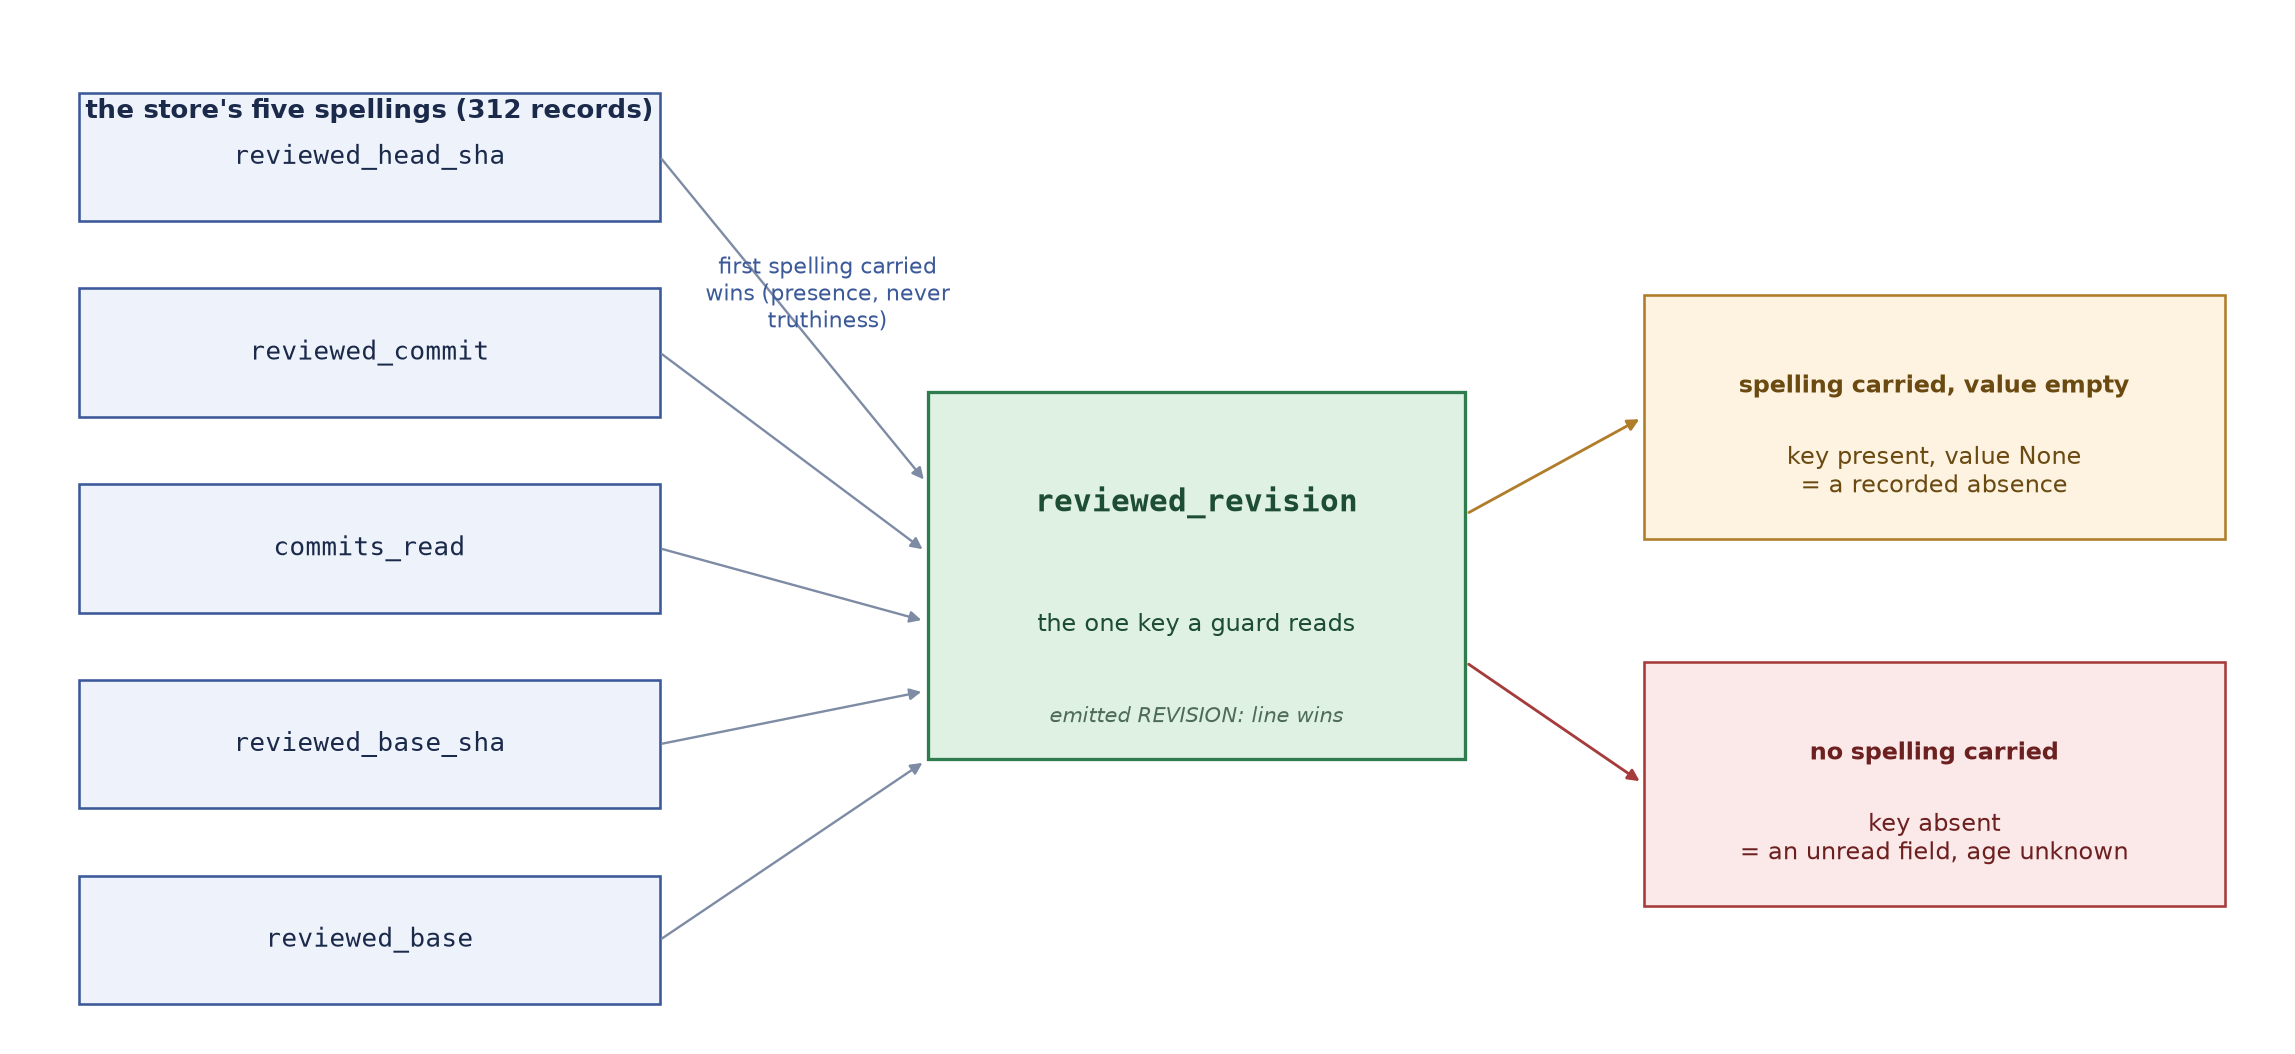

Source code (Python):
"""One fact, five store spellings, and the fork that keeps a recorded
absence distinguishable from an unread field."""

from __future__ import annotations

import pathlib

import matplotlib

matplotlib.use("Agg")
import matplotlib.pyplot as plt

SPELLINGS = (
    "reviewed_head_sha",
    "reviewed_commit",
    "commits_read",
    "reviewed_base_sha",
    "reviewed_base",
)

fig, ax = plt.subplots(figsize=(13.5, 6.2))
ax.set_axis_off()

left_x, box_w, box_h = 0.02, 0.26, 0.105
top = 0.86
centres = []
for index, name in enumerate(SPELLINGS):
    y = top - index * 0.16
    ax.add_patch(
        plt.Rectangle((left_x, y), box_w, box_h, fill=True,
                      facecolor="#eef3fb", edgecolor="#3c5a99", linewidth=1.1)
    )
    ax.text(left_x + box_w / 2, y + box_h / 2, name, ha="center", va="center",
            fontsize=11, family="monospace", color="#1b2a4a")
    centres.append((left_x + box_w, y + box_h / 2))

ax.text(left_x + box_w / 2, top + 0.09,
        "the store's five spellings (312 records)",
        ha="center", va="center", fontsize=11, weight="bold", color="#1b2a4a")

mid_x, mid_w = 0.40, 0.24
ax.add_patch(plt.Rectangle((mid_x, 0.42), mid_w, 0.30, fill=True,
                           facecolor="#dff1e3", edgecolor="#2f7d4f", linewidth=1.4))
ax.text(mid_x + mid_w / 2, 0.63, "reviewed_revision", ha="center", va="center",
        fontsize=13, weight="bold", family="monospace", color="#1d4d32")
ax.text(mid_x + mid_w / 2, 0.53,
        "the one key a guard reads", ha="center", va="center",
        fontsize=10, color="#1d4d32")
ax.text(mid_x + mid_w / 2, 0.455,
        "emitted REVISION: line wins", ha="center", va="center",
        fontsize=9, style="italic", color="#4d6b58")

for x_end, y in centres:
    ax.annotate("", xy=(mid_x, 0.5 + (y - 0.5) * 0.35), xytext=(x_end, y),
                arrowprops=dict(arrowstyle="-|>", color="#7d8ba4", linewidth=1.0,
                                shrinkA=1, shrinkB=3))

ax.text(mid_x - 0.045, 0.80, "first spelling carried\nwins (presence, never\ntruthiness)",
        ha="center", va="center", fontsize=9.5, color="#3c5a99")

ax.add_patch(plt.Rectangle((0.72, 0.60), 0.26, 0.20, fill=True,
                           facecolor="#fdf3e0", edgecolor="#b07d2b", linewidth=1.1))
ax.text(0.85, 0.725, "spelling carried, value empty",
        ha="center", va="center", fontsize=10, weight="bold", color="#6b4a12")
ax.text(0.85, 0.655, "key present, value None\n= a recorded absence",
        ha="center", va="center", fontsize=10, color="#6b4a12")

ax.add_patch(plt.Rectangle((0.72, 0.30), 0.26, 0.20, fill=True,
                           facecolor="#fbe9e9", edgecolor="#a63b3b", linewidth=1.1))
ax.text(0.85, 0.425, "no spelling carried",
        ha="center", va="center", fontsize=10, weight="bold", color="#6d2020")
ax.text(0.85, 0.355, "key absent\n= an unread field, age unknown",
        ha="center", va="center", fontsize=10, color="#6d2020")

ax.annotate("", xy=(0.72, 0.70), xytext=(mid_x + mid_w, 0.62),
            arrowprops=dict(arrowstyle="-|>", color="#b07d2b", linewidth=1.2))
ax.annotate("", xy=(0.72, 0.40), xytext=(mid_x + mid_w, 0.50),
            arrowprops=dict(arrowstyle="-|>", color="#a63b3b", linewidth=1.2))

ax.set_xlim(0, 1)
ax.set_ylim(0.2, 1.02)
fig.tight_layout()
out = pathlib.Path(__file__).with_name("revision_normalisation.png")
fig.savefig(out, dpi=170, facecolor="white")
print(out)
